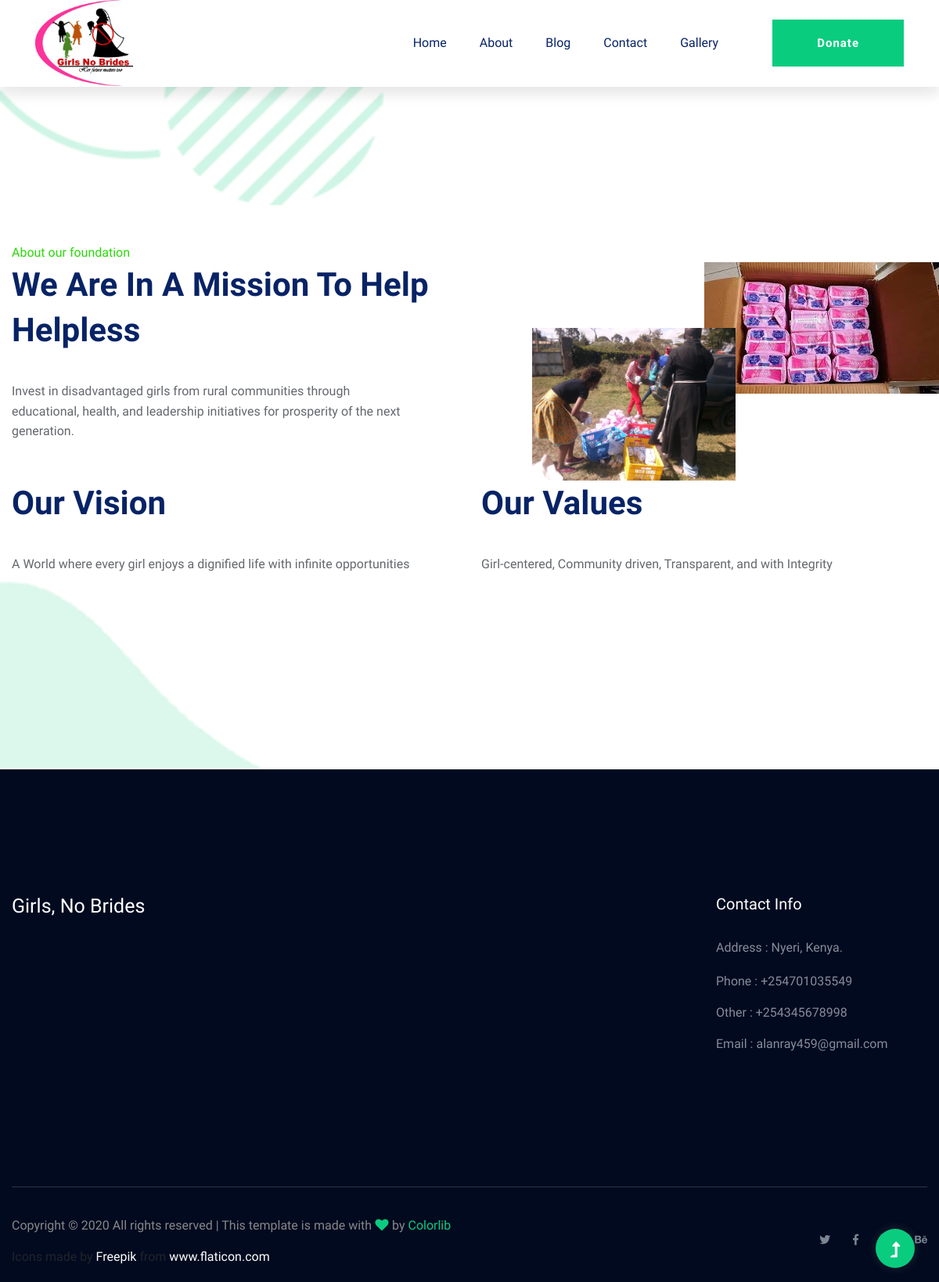
The page /about/ on the database its author committed.
### app/models.py (models this page shows)
class Mission(models.Model):
    mission_statement = models.CharField(max_length=100, blank=True, null=True)
    mission_description = models.TextField()
    img_1 = models.ImageField(null=True)
    img_2 = models.ImageField(null=True)
    date_published = models.DateTimeField(auto_now_add=True)

class ContactInformation(models.Model):
    address = models.CharField(max_length=100, blank=True, null=True)
    phone_1 = models.CharField(max_length=16)
    phone_2 = models.CharField(max_length=16)
    email = models.EmailField()

### app/views.py (the view)
# urls.py: path("about/", about),
def about(request):
    missions = Mission.objects.all()
    contacts = ContactInformation.objects.all()
    return render(request, "about.html", context={"missions": missions, "contacts": contacts})

### app/templates/about.html
{%extends 'base.html'%} {%load static%} {%block content%}
<main>
  <div class="slider-area2">
    <section class="about-low-area section-padding2">
      <div class="container">
        <span class="green">About our foundation</span>
        <div class="row">
          {%for mission in missions%}
          <div class="col-lg-6 col-md-10">
            <div class="section-tittle mb-35">
              <h2>{{mission.mission_statement}}</h2>
            </div>
            <div class="about-caption mb-50">
              <p>
                {{mission.mission_description}}
              </p>
            </div>
          </div>
          <div class="col-lg-6 col-md-12">
            <div class="about-img">
              <div class="about-font-img d-none d-lg-block">
                <img src="{{mission.img_1.url}}" alt="" width="50%" />
              </div>
              <div class="about-back-img">
                <img src="{{mission.img_2.url}}" alt="" width="100%" />
              </div>
            </div>
          </div>
          {%endfor%}
          <br />
          <br />
          <div class="col-lg-6 col-md-10">
            <div class="section-tittle mb-35">
              <h2>Our Vision</h2>
            </div>
            <div class="about-caption mb-50">
              <p>
                A World where every girl enjoys a dignified life with infinite
                opportunities
              </p>
            </div>
          </div>
          <div class="col-lg-6 col-md-10">
            <div class="section-tittle mb-35">
              <h2>Our Values</h2>
            </div>
            <div class="about-caption mb-50">
              <p>
                Girl-centered, Community driven, Transparent, and with Integrity
              </p>
            </div>
          </div>
        </div>
      </div>
    </section>
  </div>
</main>
{%endblock content%}

### app/templates/base.html (shortened to what this page needs)
{%load static%} {% load markdown_extras %}
<!DOCTYPE html>
<html class="no-js" lang="zxx">
  <head>
    <link rel="stylesheet" href="{% static 'assets/css/bootstrap.min.css'%}" />
    <link
      rel="stylesheet"
      href="{% static 'assets/css/owl.carousel.min.css'%}"
    />
    <link rel="stylesheet" href="{% static 'assets/css/slicknav.css'%}" />
    <link rel="stylesheet" href="{% static 'assets/css/flaticon.css'%}" />
    <link
      rel="stylesheet"
      href="{% static 'assets/css/progressbar_barfiller.css'%}"
    />
    <link rel="stylesheet" href="{% static 'assets/css/gijgo.css'%}" />
    <link rel="stylesheet" href="{% static 'assets/css/animate.min.css'%}" />
    <link
      rel="stylesheet"
      href="{% static 'assets/css/animated-headline.css'%}"
    />
    <link rel="stylesheet" href="{% static 'assets/css/magnific-popup.css'%}" />
    <link
      rel="stylesheet"
      href="{% static 'assets/css/fontawesome-all.min.css'%}"
    />
    <link rel="stylesheet" href="{% static 'assets/css/themify-icons.css'%}" />
    <link rel="stylesheet" href="{% static 'assets/css/slick.css'%}" />
    <link rel="stylesheet" href="{% static 'assets/css/nice-select.css'%}" />
    <link rel="stylesheet" href="{% static 'assets/css/style.css'%}" />
    <link rel="stylesheet" href="{% static 'CSS/main.css' %}" />
  </head>
  <body>
    <header>
      <div class="header-area">
        <div class="main-header">
          <div class="header-bottom header-sticky">
            <div class="container-fluid">
              <div class="row align-items-center">
                <div class="col-xl-2 col-lg-2">
                  <div class="logo">
                    <a href="/"
                      ><img
                        src="{% static 'images/logo.jpg'%}"
                        alt=""
                        width="150px"
                    /></a>
                  </div>
                </div>
                <div class="col-xl-10 col-lg-10">
                  <div
                    class="menu-wrapper d-flex align-items-center justify-content-end"
                  >
                    <div class="main-menu d-none d-lg-block">
                      <nav>
                        <ul id="navigation">
                          <li><a href="/">Home</a></li>
                          <li><a href="/about">About</a></li>
                          <li>
                            <a href="/blog">Blog</a>
                          </li>
                          <li><a href="/contact">Contact</a></li>
                          <li><a href="/gallery">Gallery</a></li>
                        </ul>
                      </nav>
                    </div>
                    <div class="header-right-btn d-none d-lg-block ml-20">
                      <a href="/contact" class="btn header-btn">Donate</a>
                    </div>
                  </div>
                </div>
                <div class="col-12">
                </div>
              </div>
            </div>
          </div>
        </div>
      </div>
    </header>
    {%block content%} {%endblock content%}
    <footer>
      <div
        class="footer-wrapper section-bg2"
        data-background="{% static 'assets/img/gallery/footer_bg.png'%}"
      >
        <div class="footer-area footer-padding">
          <div class="container">
            <div class="row d-flex justify-content-between">
              <div class="col-xl-3 col-lg-3 col-md-4 col-sm-6">
                <div class="single-footer-caption mb-50">
                  <div class="single-footer-caption mb-30">
                    <div class="footer-tittle">
                      <div class="footer-logo mb-20">
                        <a href="/">
                          <h1 style="color: white !important;">
                            Girls, No Brides
                          </h1>
                        </a>
                      </div>
                    </div>
                  </div>
                </div>
              </div>
              <div class="col-xl-3 col-lg-3 col-md-4 col-sm-5">
                <div class="single-footer-caption mb-50">
                  <div class="footer-tittle">
                    <h4>Contact Info</h4>
                    {%for contact in contacts%}
                    <ul>
                      <li>
                        <p>
                          Address : {{contact.address}}.
                        </p>
                      </li>
                      <li><a href="#">Phone : {{contact.phone_1}}</a></li>
                      <li><a href="#">Other : {{contact.phone_2}}</a></li>
                      <li><a href="#">Email : {{contact.email}}</a></li>
                    </ul>
                    {%endfor%}
                  </div>
                </div>
              </div>
            </div>
          </div>
        </div>
        <div class="footer-bottom-area">
          <div class="container">
            <div class="footer-border">
              <div
                class="row d-flex justify-content-between align-items-center"
              >
                <div class="col-xl-10 col-lg-9">
                  <div class="footer-copy-right">
                    <p>
                      Copyright &copy;
                      All rights reserved | This template is made with
                      <i class="fa fa-heart" aria-hidden="true"></i> by
                      <a href="https://colorlib.com" target="_blank"
                        >Colorlib</a
                      >
                    </p>
                    <div>
                      Icons made by
                      <a
                        href="https://www.flaticon.com/authors/freepik"
                        title="Freepik"
                        >Freepik</a
                      >
                      from
                      <a href="https://www.flaticon.com/" title="Flaticon"
                        >www.flaticon.com</a
                      >
                    </div>
                  </div>
                </div>
                <div class="col-xl-2 col-lg-3">
                  <div class="footer-social f-right">
                    <a href="#"><i class="fab fa-twitter"></i></a>
                    <a href="https://www.facebook.com/sai4ull"
                      ><i class="fab fa-facebook-f"></i
                    ></a>
                    <a href="#"></a>
                    <a href="#"><i class="fab fa-behance"></i></a>
                  </div>
                </div>
              </div>
            </div>
          </div>
        </div>
      </div>
    </footer>
    <div id="back-top">
      <a title="Go to Top" href="#"> <i class="fas fa-level-up-alt"></i></a>
    </div>
  </body>
</html>

### static/CSS/main.css (style rules this page uses)
.green { color: rgb(43, 216, 9); }

### rows shown on the page
Mission: mission_statement "We Are In A Mission To Help Helpless", mission_description "Invest in disadvantaged girls from rural communities through educational, health, and leadership initiatives for prosperity of the next generation.", img_1 (picture), img_2 (picture)
ContactInformation: address "Nyeri, Kenya", phone_1 "+254701035549", phone_2 "+254345678998", email "alanray459@gmail.com"
